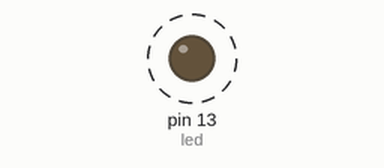
Simulated run of this sketch. Board: Arduino Uno, built with avr-gcc and run on an emulated ATmega328P. On the bench: output pins drawn as LEDs (lit = HIGH). Dashed ring = blinking.

Above: at 0.2 s.
Timing chart, 0 to 3.0 s (numbered marks = the images above):
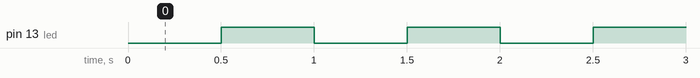

Measured:
- by itself, pin 13 (led): alternates HIGH for 0.50 s and LOW for 0.50 s

The sketch:

sketch_nov25a.ino
```cpp
const int led=13;

unsigned long p_milli;
unsigned long c_milli;
int led_state=LOW;
unsigned long dt=500;
void setup() {
pinMode(led,OUTPUT);

}

void loop() {
c_milli=millis();
if(c_milli-p_milli >= dt){
  p_milli=c_milli;
  led_state = !led_state;
  }

digitalWrite(led,led_state);
}
```
